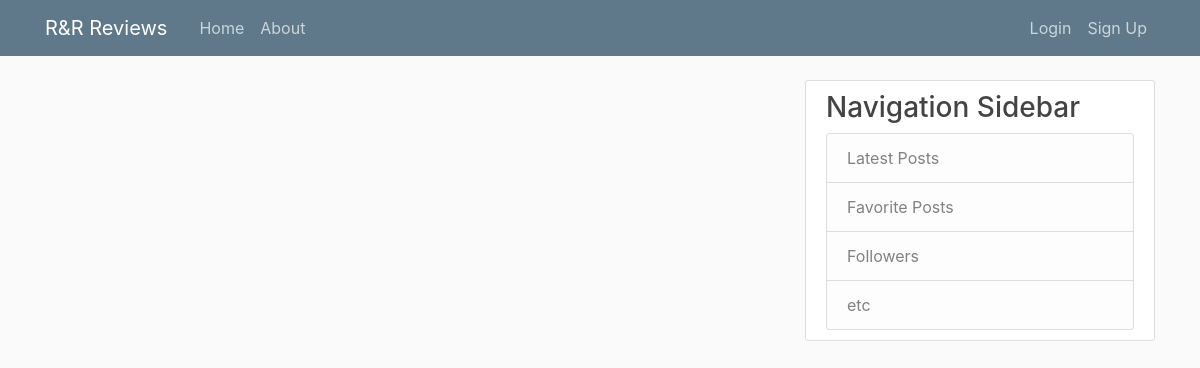
The app's page /, older data.
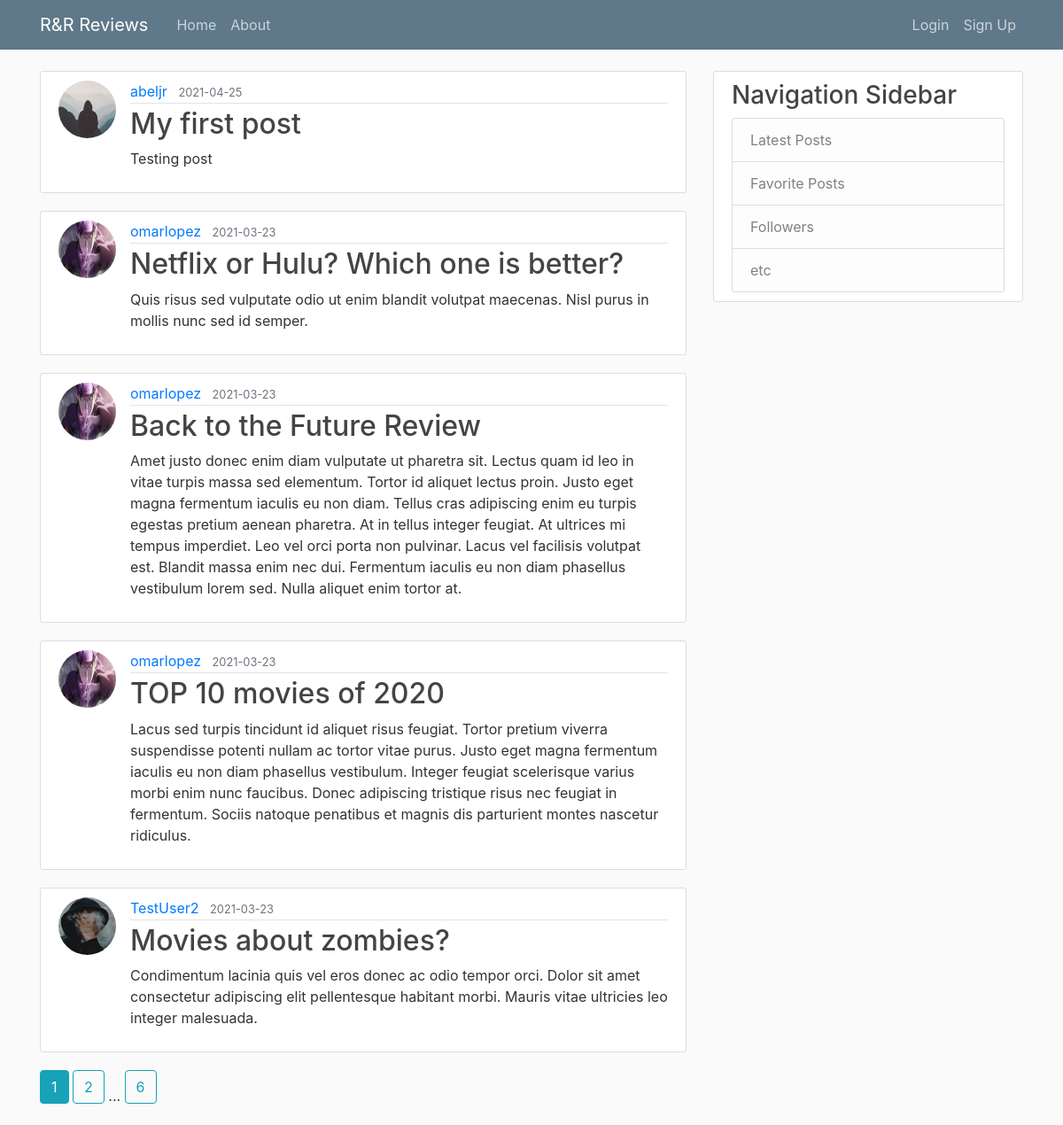
The same page, newer data.
### app/models.py (models this page shows, shortened)
class Post(db.Model):
    id = db.Column(db.Integer, primary_key=True)
    title = db.Column(db.String(100), nullable=False)
    date_posted = db.Column(db.DateTime, nullable=False, default=datetime.utcnow)
    content = db.Column(db.Text, nullable=False)
    user_id = db.Column(db.Integer, db.ForeignKey('user.id'), nullable=False)

class User(db.Model, UserMixin):
    id = db.Column(db.Integer, primary_key=True)
    username = db.Column(db.String(50), unique=True, nullable=False)
    image_file = db.Column(db.String(20), nullable=False, default='default.jpg')
    password = db.Column(db.String(60), nullable=False)
    posts = db.relationship('Post', backref='author', lazy=True)

### app/main/routes.py (the view)
@main.route('/')
def home():
    page = request.args.get('page', 1, type=int)
    posts = Post.query.order_by(Post.date_posted.desc()).paginate(page=page, per_page=5)
    return render_template('home.html', posts=posts)

### app/templates/home.html
{% extends "layout.html" %}
{% block content %}
    {% for post in posts.items %}
        <article class="media content-section">
            <img class="rounded-circle article-img" src="{{ url_for('static', filename='profile_pics/' + post.author.image_file) }}">
            <div class="media-body">
                <div class="article-metadata">
                    <a class="mr-2" href="{{ url_for('users.user_posts', username=post.author.username) }}">{{ post.author.username }}</a>
                    <small class="text-muted">{{ post.date_posted.strftime('%Y-%m-%d') }}</small>
                </div>
                <h2><a class="article-title" href="{{ url_for('posts.post', post_id=post.id) }}">{{ post.title }}</a></h2>
                <p class="article-content">{{ post.content }}</p>
            </div>
        </article>
    {% endfor %}
    {% for page_num in posts.iter_pages(left_edge=1, right_edge=1, left_current=1, right_current=2) %}
        {% if page_num %}
            {% if posts.page == page_num %}
                <a class="btn btn-info mb-4" href="{{ url_for('main.home', page=page_num) }}">{{ page_num }}</a>
            {% else %}
                <a class="btn btn-outline-info mb-4" href="{{ url_for('main.home', page=page_num)}}">{{ page_num }}</a>
            {% endif %}
        {% else %}
        ...
        {% endif %}
    {% endfor %}
{% endblock content %}

### app/templates/layout.html (shortened to what this page needs)
<!DOCTYPE html>
<html lang="en">
<head>
    <link rel="stylesheet" href="https://maxcdn.bootstrapcdn.com/bootstrap/4.0.0/css/bootstrap.min.css">
    <link rel="stylesheet" type ="text/css" href="{{ url_for('static', filename='main.css') }}">
</head>
<body>
    <header class="site-header">
        <nav class="navbar navbar-expand-md navbar-dark bg-steel fixed-top">
            <div class="container">
                <a class="navbar-brand mr-4" href="/">R&R Reviews</a>
                <div class="collapse navbar-collapse" id="navbarToggle">
                    <div class="navbar-nav mr-auto">
                        <a class="nav-item nav-link" href="{{ url_for('main.home') }}">Home</a>
                        <a class="nav-item nav-link" href="{{ url_for('main.about') }}">About</a>
                    </div>
                    <div class="navbar-nav">
                        {% if current_user.is_authenticated %}
                            <a class="nav-item nav-link" href="{{ url_for('posts.new_post') }}">New Post</a>
                            <a class="nav-item nav-link" href="{{ url_for('users.account') }}">Account</a>
                            <a class="nav-item nav-link" href="{{ url_for('users.logout') }}">Logout</a>
                        {% else %}
                            <a class="nav-item nav-link" href="{{ url_for('users.login') }}">Login</a>
                            <a class="nav-item nav-link" href="{{ url_for('users.signup') }}">Sign Up</a>
                        {% endif %}
                    </div>
                </div>
            </div>
        </nav>
    </header>
    <main role="main" class="container">
<div class="row">
    <div class="col-md-8">
        {% block content %}{% endblock %}
    </div>
    <div class="col-md-4">
        <div class="content-section">
            <h3>Navigation Sidebar</h3>
                <ul class="list-group">
                    <li class="list-group-item list-group-item-light">Latest Posts</li>
                    <li class="list-group-item list-group-item-light">Favorite Posts</li>
                    <li class="list-group-item list-group-item-light">Followers</li>
                    <li class="list-group-item list-group-item-light">etc</li>
                </ul>
        </div>
    </div>
</div>
</main>
</body>
</html>

### app/static/main.css (style rules this page uses)
body { background: #fafafa; color: #333333; margin-top: 5rem; }
h1, h2, h3, h4, h5, h6 { color: #444444; }
.bg-steel { background-color: #5f788a; }
.site-header .navbar-nav .nav-link { color: #cbd5db; }
.content-section { background: #ffffff; padding: 10px 20px; border: 1px solid #dddddd; border-radius: 3px; margin-bottom: 20px; }
.article-title { color: #444444; }
.article-content { white-space: pre-line; }
.article-img { height: 65px; width: 65px; margin-right: 16px; }
.article-metadata { padding-bottom: 1px; margin-bottom: 4px; border-bottom: 1px solid #e3e3e3 }

Row changes from the older to the newer data that the page shows:
added Post: image_file (placeholder picture), author.username "abeljr", date_posted "2021-04-25", title "My first post", content "Testing post"
added Post: image_file (picture), author.username "omarlopez", date_posted "2021-03-23", title "Netflix or Hulu? Which one is better?", content "Quis risus sed vulputate odio ut enim blandit volutpat maecenas. Nisl purus in mollis nunc sed id semper."
added Post: image_file (picture), author.username "omarlopez", date_posted "2021-03-23", title "Back to the Future Review", content "Amet justo donec enim diam vulputate ut pharetra sit. Lectus quam id leo in vitae turpis massa sed elementum. Tortor id aliquet lectus proin. Justo eget magna fermentum iaculis eu non diam. Tellus cras adipiscing enim eu turpis egestas pretium aenean pharetra. At in tellus integer feugiat. At ultrices mi tempus imperdiet. Leo vel orci porta non pulvinar. Lacus vel facilisis volutpat est. Blandit massa enim nec dui. Fermentum iaculis eu non diam phasellus vestibulum lorem sed. Nulla aliquet enim tortor at."
added Post: image_file (picture), author.username "omarlopez", date_posted "2021-03-23", title "TOP 10 movies of 2020", content "Lacus sed turpis tincidunt id aliquet risus feugiat. Tortor pretium viverra suspendisse potenti nullam ac tortor vitae purus. Justo eget magna fermentum iaculis eu non diam phasellus vestibulum. Integer feugiat scelerisque varius morbi enim nunc faucibus. Donec adipiscing tristique risus nec feugiat in fermentum. Sociis natoque penatibus et magnis dis parturient montes nascetur ridiculus."
added Post: image_file (picture), author.username "TestUser2", date_posted "2021-03-23", title "Movies about zombies?", content "Condimentum lacinia quis vel eros donec ac odio tempor orci. Dolor sit amet consectetur adipiscing elit pellentesque habitant morbi. Mauris vitae ultricies leo integer malesuada."
Text that changed along with them:
new list line: "1"
new list line: "2"
new list line: "6"
